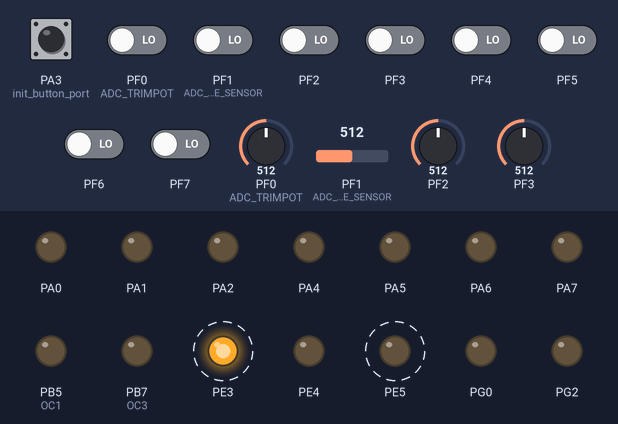
The program below on a simulated ATmega128, built with avr-gcc and emulated at 16 MHz. On the bench: output pins drawn as LEDs (lit = HIGH). Dashed ring = blinking. The inputs (shaded band) are chosen by the test bench; at power-on: PA3 (init_button_port) HIGH, PF0 (ADC_TRIMPOT), PF1 (ADC_LINE_SENSOR), PF2–7 LOW, PF3 = 512, PF0 (ADC_TRIMPOT) = 512, PF1 (ADC_LINE_SENSOR) = 512, PF2 = 512. Sleep ends after the set time or at an interrupt.

Above: at 1.2 s.
1.3 s: PA3 (init_button_port) pulled LOW for 0.15 s
At 1.57 s:
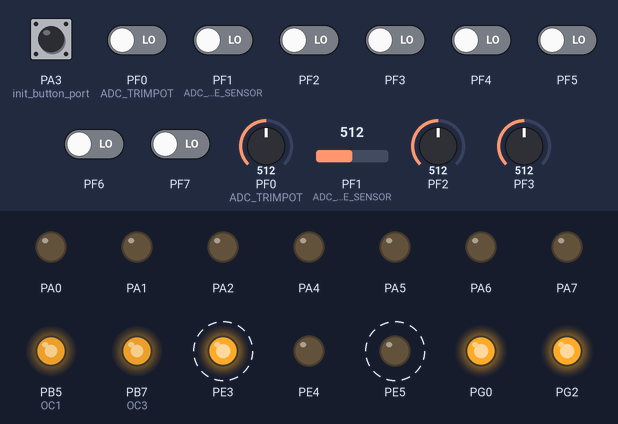
4.3 s: PF3 set to 931
7.3 s: PF3 set to 958
At 7.47 s:
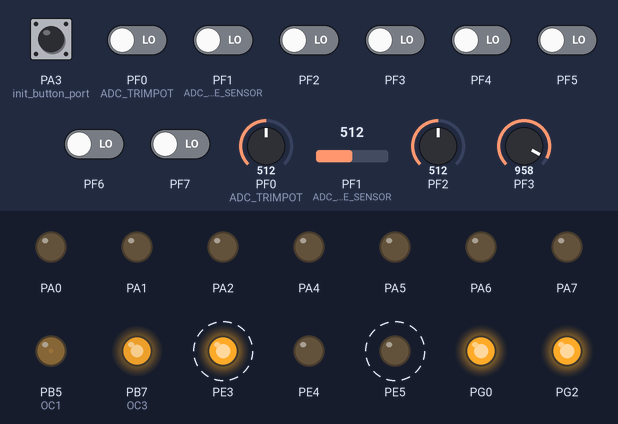
Timing chart, 0 to 16.3 s (numbered marks = the images above; inputs shaded):
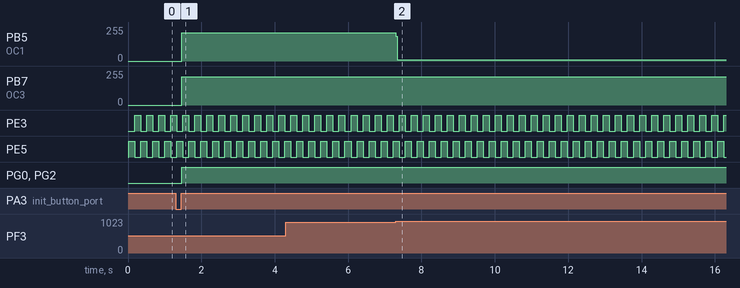

The program:

larry_the_robot.c
```c
/*
/
/ Larry the Robot
/
/ (ATMega128)
/
*/

#include <inttypes.h>
#include <avr/io.h>
#include <avr/interrupt.h>
#include <avr/sleep.h>
#include <stdbool.h>

/* Mode */
enum { MSTOP, MLINE_FOLLOW, MDANCE, MTRIMPOT };
volatile int g_mode = MSTOP;

void beep(int freq, int len);

/* Timer defines */

#define TIMER1_PWM_INIT _BV(WGM10) | _BV(WGM11) | _BV(COM1A1) | _BV(COM1C1)
#define TIMER1_CLOCKSOURCE _BV(CS10) /* full clock */
#define OC1 PB5
#define OC3 PB7
#define DDROC DDRB
#define OCRA OCR1A
#define OCRC OCR1C
#define TIMER1_TOP 1023	/* 10-bit PWM */

void init_pwm()
{
    /* Timer 1 is 10-bit PWM */
    TCCR1A = TIMER1_PWM_INIT;
    /*
     * Start timer 1.
     *
     * NB: TCCR1A and TCCR1B could actually be the same register, so
     * take care to not clobber it.
     */
    TCCR1B |= TIMER1_CLOCKSOURCE;
    /*
     * Run any device-dependent timer 1 setup hook if present.
     */
#if defined(TIMER1_SETUP_HOOK)
    TIMER1_SETUP_HOOK();
#endif

    /* Set PWM value to 0. */
    OCRA = 0;
    OCRC = 0;

    /* Enable OC1 and OC2 as output. */
    DDROC = _BV(OC1) | _BV(OC3);

    /* Enable timer 1 overflow interrupt. */
    TIMSK = _BV (TOIE1);

	// set up switch input
	DDRA = 0x00;
}

enum { ADC_TRIMPOT, ADC_LINE_SENSOR };
volatile int g_adc_mode;
volatile int g_adc_chan;

void init_adc(int mode)
{
    ADCSRA |= _BV(ADPS2) | _BV(ADPS1) | _BV(ADPS0); // Set ADC prescalar to 128 - 125KHz sample rate @ 16MHz

    ADMUX |= _BV(REFS0); // Set ADC reference to AVCC
    ADMUX |= _BV(ADLAR); // Left adjust ADC result to allow easy 8 bit reading

	ADMUX &= ~_BV(MUX0) & ~_BV(MUX1) & ~_BV(MUX2);

	if (mode == ADC_TRIMPOT)
	{
	    // turn on trimpot
    	DDRF |= 2;
    	PORTF |= 2;
    	DDRA |= _BV(7);
    	PORTA &= ~_BV(7);

		 // do nothing to ADMUX use ADC0

	    ADCSRA |= _BV(ADFR);  // Set ADC to Free-Running Mode
	}
	else if (mode == ADC_LINE_SENSOR)
	{
		// turn on ADC pins
		DDRF = 0;
		PINF = 0;
		PINF |= _BV(0) | _BV(1) | _BV(2) | _BV(3);

		// do nothing to ADMUX, start with ADC0
		g_adc_chan = 0;

		ADCSRA &= ~_BV(ADFR); // Set ADC to Single Conversion Mode
	}

    ADCSRA |= _BV(ADEN);  // Enable ADC

    ADCSRA |= _BV(ADIE);  // Enable ADC Interrupt

    ADCSRA |= _BV(ADSC);  // Start A2D Conversions

	g_adc_mode = mode;
}

volatile int g_status_led = 0;

void init_status_led()
{
    DDRE = _BV(PE3) | _BV(PE4) | _BV(PE5); // LED output at pins PE3-5
}

void init_button_port()
{
	// use PINA.3
	DDRA = 255;
	DDRA &= ~_BV(3);
    PORTA |= _BV(3);
}

void init_button_timer()
{
	init_button_port();

	TCCR0 |= _BV(WGM01); // configure timer 0 for CTC mode
	TIMSK |= _BV(OCIE0);
	TIFR |= _BV(OCF0);
	OCR0 = 255;
	TCCR0 |= _BV(CS02) | _BV(CS01) | _BV(CS00); // start timer at Fcpu / 1024
}

void init_piezo_timer()
{
	// output PORTF.5 and PORTF.3
	DDRF |= _BV(5) | _BV(3);
	PORTF |= _BV(5) | _BV(3);

	TCCR2 |= _BV(WGM21); // configure timer 2 for CTC mode
	TIMSK |= _BV(OCIE2);
	TIFR |= _BV(OCF2);
	OCR2 = 255;
	TCCR2 |= _BV(CS22) | _BV(CS20); // start timer at Fcpu / 1024
}

int main(void)
 {
    init_pwm();
    //init_adc(ADC_LINE_SENSOR);
    init_status_led();
	init_button_timer();
	//init_piezo_timer();

    // turn off motors
    DDRG = 0xFF;
    PORTG = 0;

    // Enable global interupts
    sei();

    while(1)  // Loop Forever
    {
        sleep_mode();
    }
}

enum { LEFT, RIGHT };
enum { STOP = 0, SLOW = 750, SLOWMED = 800, MED = 850, FAST = 1000 };
void motor_speed(int motor, int speed)
{
	switch (motor)
	{
		case LEFT:
			OCRA = speed;
			return;
		case RIGHT:
			OCRC = speed;
			return;
	}
}

volatile bool g_line_left_last;
volatile bool g_line_left2;
volatile bool g_line_left1;
volatile bool g_line_right1;
volatile bool g_line_right2;
volatile bool g_line_right_last;

ISR(ADC_vect)
{
    const float adc_max = 255;
    const float adc_half = adc_max / 2.0;

	if (g_mode == MSTOP)
	{
		OCRA = 0;
		OCRC = 0;
	}
	else if (g_mode == MTRIMPOT)
	{
	    int adc = ADCH;

	    if (adc <= adc_half)
	    {
	        PORTG = 5; // motors forward

	        OCRA = ((adc_half - adc) / adc_half) * (TIMER1_TOP);
	        OCRC = ((adc_half - adc) / adc_half) * (TIMER1_TOP);
	    }
	    else
	    {
	        PORTG = 10; // motors backward

	        OCRA = ((adc - adc_half) / adc_half) * TIMER1_TOP;
	        OCRC = ((adc - adc_half) / adc_half) * TIMER1_TOP;
	    }
	}
	else if (g_mode == MLINE_FOLLOW)
	{
		PORTG = 5; // motors forward
		int adc_comp = adc_max - 20;

		if (g_adc_chan == 3)
		{
			if (ADCH > adc_comp)
			{
                g_line_left2 = true;
				g_line_left_last = true;
				g_line_right_last = false;
			}
            else
                g_line_left2 = false;
		}
		else if (g_adc_chan == 2)
		{
			if (ADCH > adc_comp)
			{
                g_line_left1 = true;
				g_line_left_last = true;
				g_line_right_last = false;
			}
            else
                g_line_left1 = false;
		}
		else if (g_adc_chan == 1)
		{
			if (ADCH > adc_comp)
			{
                g_line_right1 = true;
				g_line_left_last = 0;
				g_line_right_last = true;
			}
            else
                g_line_right1 = false;
		}
		else if (g_adc_chan == 0)
		{
			if (ADCH > adc_comp)
			{
                g_line_right2 = true;
				g_line_left_last = false;
				g_line_right_last = true;
			}
            else
                g_line_right2 = false;
		}

		if (g_line_left2)
		{
			motor_speed(LEFT, SLOW);
			motor_speed(RIGHT, MED);
		}
		else if (g_line_left1 && g_line_right1)
		{
			motor_speed(LEFT, MED);
			motor_speed(RIGHT, MED);
		}
		if (g_line_left1)
		{
			motor_speed(LEFT, SLOWMED);
			motor_speed(RIGHT, MED);
		}
		else if (g_line_right1)
		{
			motor_speed(LEFT, MED);
			motor_speed(RIGHT, SLOWMED);
		}
		else if (g_line_right2)
		{
			motor_speed(LEFT, MED);
			motor_speed(RIGHT, SLOW);
		}
		else if (g_line_left_last)
		{
			motor_speed(LEFT, STOP);
			motor_speed(RIGHT, MED);
		}
		else if (g_line_right_last)
		{
			motor_speed(LEFT, MED);
			motor_speed(RIGHT, STOP);
		}
		else
		{
			motor_speed(LEFT, MED);
			motor_speed(RIGHT, MED);
		}
	}

	if (g_adc_mode == ADC_LINE_SENSOR)
	{
		g_adc_chan++;
		if (g_adc_chan > 3)
			g_adc_chan = 0;

		ADMUX &= ~_BV(MUX0) & ~_BV(MUX1) & ~_BV(MUX2);
		switch (g_adc_chan)
		{
			case 0:
				break;
			case 1:
				ADMUX |= _BV(MUX0);
				break;
			case 2:
				ADMUX |= _BV(MUX1);
				break;
			case 3:
				ADMUX |= _BV(MUX1) | _BV(MUX0);
				break;
		}

		ADCSRA |= _BV(ADSC);  // Start A2D Conversion
	}
}

ISR(TIMER1_OVF_vect)
{

}

volatile uint16_t g_dance_cnt = 0;
enum { D1 = 0, D2 = 100, D3 = 200, D4 = 250, D5 = 450, DSTOP = 600 };
volatile int g_mode_switch = 0;

ISR(TIMER0_COMP_vect)
{
	// if button is pressed change g_mode
	if (!(PINA & _BV(3)))
		g_mode_switch = 1;
	else if (g_mode_switch)
	{
		g_mode++;
		if (g_mode >= MTRIMPOT) // skip trimpot for now
			g_mode = MSTOP;
		else if (g_mode == MLINE_FOLLOW)
			init_adc(ADC_LINE_SENSOR);
		else if (g_mode == MDANCE)
		{
			PORTG = 5; // motors forward
			g_dance_cnt = 0; // reset dance counter
		}
		else if (g_mode == MTRIMPOT)
			init_adc(ADC_TRIMPOT);
		g_mode_switch = 0;

		beep(100 + g_mode * 10, 250);
	}

	// reset flag so interupt gets called again
	TIFR |= _BV(OCF0);

	// dance routine
	if (g_mode == MDANCE)
	{
		switch (g_dance_cnt)
		{
			case D1:
				motor_speed(LEFT, MED);
				motor_speed(RIGHT, MED);
				break;
			case D2:
				motor_speed(LEFT, STOP);
				motor_speed(RIGHT, MED);
				break;
			case D3:
				motor_speed(LEFT, STOP);
				motor_speed(RIGHT, STOP);
				break;
			case D4:
				motor_speed(LEFT, FAST);
				motor_speed(RIGHT, MED);
				break;
			case D5:
				motor_speed(LEFT, FAST);
				motor_speed(RIGHT, STOP);
				break;
		}
		if (g_dance_cnt >= DSTOP)
		{
			motor_speed(LEFT, STOP);
			motor_speed(RIGHT, STOP);
		}
		g_dance_cnt++;
	}

    // status led
    if (g_status_led % 10 == 0)
    {
        if (PORTE == _BV(PE5))
           PORTE = _BV(PE3); // PE3 on, PE4 ground, PE5 off
        else
            PORTE = _BV(PE5); // PE3 off, PE4 ground, PE5 on
    }
    g_status_led++;
}

volatile int g_beep_count;

void beep(int freq, int len)
{
	//OCR2 = freq;
	//g_beep_count = len;
}

ISR(TIMER2_COMP_vect)
{
	// reset flag so interupt gets called again
	TIFR |= _BV(OCF2);

	if (g_beep_count > 0)
	{
		// toggle beeper pin
		PORTF &= ~_BV(5);

		g_beep_count--;
	}
	else if (g_beep_count == 0)
		PORTF |= _BV(5);
}
```

Measured:
- the behaviour switches between 943 and 944 on PF3 (found by bisection; images 1 and 2)
- after the input at 1.3 s, PB5 (OC1), PB7 (OC3): 0/255 → 212/255 after 0.16 s; PG0, PG2: LOW → HIGH after 0.16 s
- after the input at 7.3 s, PB5 (OC1): 212/255 → 9/255 at once
- by itself, PE3, PE5: alternates HIGH for 0.16 s and LOW for 0.16 s
